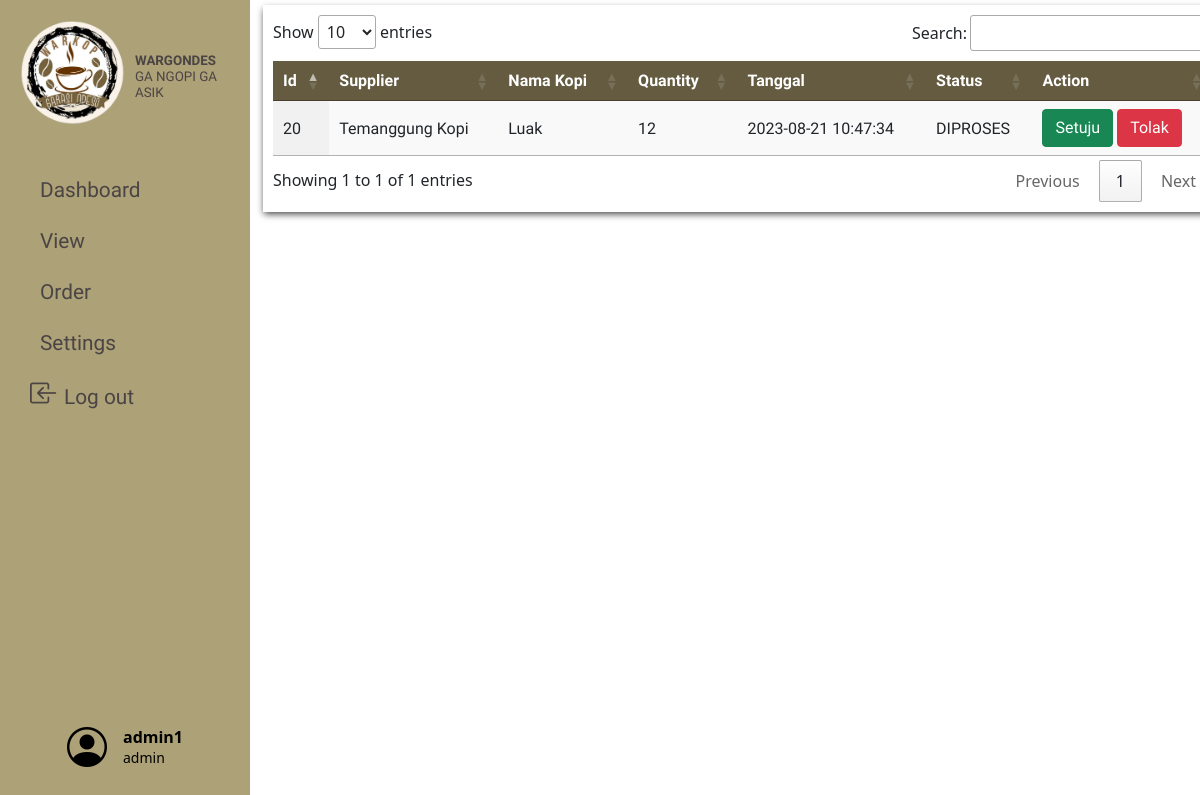
/php/validasiBarangMasuk.php (signed in), run on the app's committed database.
### tables this page shows
CREATE TABLE `barangmasuk` (
  `id_barangmasuk` int(11) NOT NULL,
  `UserID` int(10) DEFAULT NULL,
  `id_kopi` int(11) NOT NULL,
  `id_supplier` int(11) DEFAULT NULL,
  `tanggal_barangmasuk` datetime NOT NULL DEFAULT current_timestamp(),
  `qty` int(11) NOT NULL,
  `status` enum('DIPROSES','DISETUJUI','DITOLAK','') NOT NULL DEFAULT 'DIPROSES'
);

CREATE TABLE `supplier` (
  `id_supplier` int(11) NOT NULL,
  `nama_supplier` varchar(25) NOT NULL,
  `alamat_supplier` varchar(25) NOT NULL,
  `no_hp` int(12) NOT NULL
);

CREATE TABLE `kopi` (
  `id_kopi` int(11) NOT NULL,
  `id_kategori` int(11) DEFAULT NULL,
  `namakopi` varchar(25) NOT NULL,
  `deskripsi` varchar(25) NOT NULL,
  `stok` int(11) NOT NULL,
  `harga` bigint(100) NOT NULL
);

### php/validasiBarangMasuk.php (the view, shortened to what this page needs)
<html>
	<?php
		include('../include/header.php');
		include('../include/navbar.php');
		include('../database/db.php');
	?>
<body style="background:url('https://img.freepik.com/free-photo/right-corner-coffee-beans-with-copy-space_23-2148255026.jpg?w=826&t=st=1690722306~exp=1690722906~hmac=857df898b9099e272b7c4738dd9a2e88d4b1ef4aa3c55a6ebd3c8b798e20c916');background-repeat:no-repeat;
background-position: center center;background-size: cover;">
		<table id="purchaseOrder_list" class="display">
			<thead>
				<tr>
					<th>Id</th>
					<th>Supplier</th>
					<th>Nama Kopi</th>
					<th>Quantity</th>
					<th>Tanggal</th>
					<th>Status</th>
					<th>Action</th>
				</tr>
			</thead>
			<tbody>
				<?php
					$sql = "SELECT * FROM barangmasuk JOIN kopi ON barangmasuk.id_kopi=kopi.id_kopi JOIN supplier ON barangmasuk.id_supplier=supplier.id_supplier";
					$result = $conn->query($sql);
				?>
					<?php if ($result->num_rows > 0): ?>
						<?php while($row = $result->fetch_assoc()): ?>
							<tr>
								<td><?php echo $row["id_barangmasuk"]; ?></td>
								<td><?php echo $row["nama_supplier"]; ?></td>
								<td><?php echo $row["namakopi"]; ?></td>
								<td><?php echo $row["qty"]; ?></td>
								<td><?php echo $row["tanggal_barangmasuk"]; ?></td>
								<td><?php echo $row["status"]; ?></td>
								<td>
                                    <?php if ($row["status"] != 'DISETUJUI') {?>
                                    <a onclick="return alert('Barang masuk disetujui');" href="../actions/barangmasuk_setuju.php?id_barangmasuk=<?php echo $row["id_barangmasuk"]; ?>">
										<button class="btn btn-success" href="">Setuju</button>
									</a>
                                    <?php } ?>
                                    <?php if ($row["status"] == 'DIPROSES') {?>
									<a onclick="return alert('Barang masuk ditolak');" href="../actions/barangmasuk_tolak.php?id_barangmasuk=<?php echo $row["id_barangmasuk"]; ?>">
										<button class="btn btn-danger" href="">Tolak</button>
									</a>
                                    <?php } ?>
								</td>
							</tr>
						<?php endwhile; ?>
					<?php endif; ?>
			</tbody>
		</table>
</body>
</html>

### css/table.css (style rules this page uses)
table { background:white; border-color:black; font-family: 'Arya', sans-serif; }
thead { background:#645b40; color:white; }

### css/ViewOrder.css (style rules this page uses)
body { background-color: #ededed; }

### css/navbar.css (style rules this page uses)
a, a:hover, a:focus { color: inherit; text-decoration: none; transition: all 0.3s; }

### data on the page
barangmasuk: id_barangmasuk "20", id_supplier.nama_supplier "Temanggung Kopi", id_kopi.namakopi "Luak", qty "12", tanggal_barangmasuk "2023-08-21 10:47:34", status "DIPROSES"

### other printed values
$_SESSION["user"] "admin1"
$_SESSION["role"] "admin"
